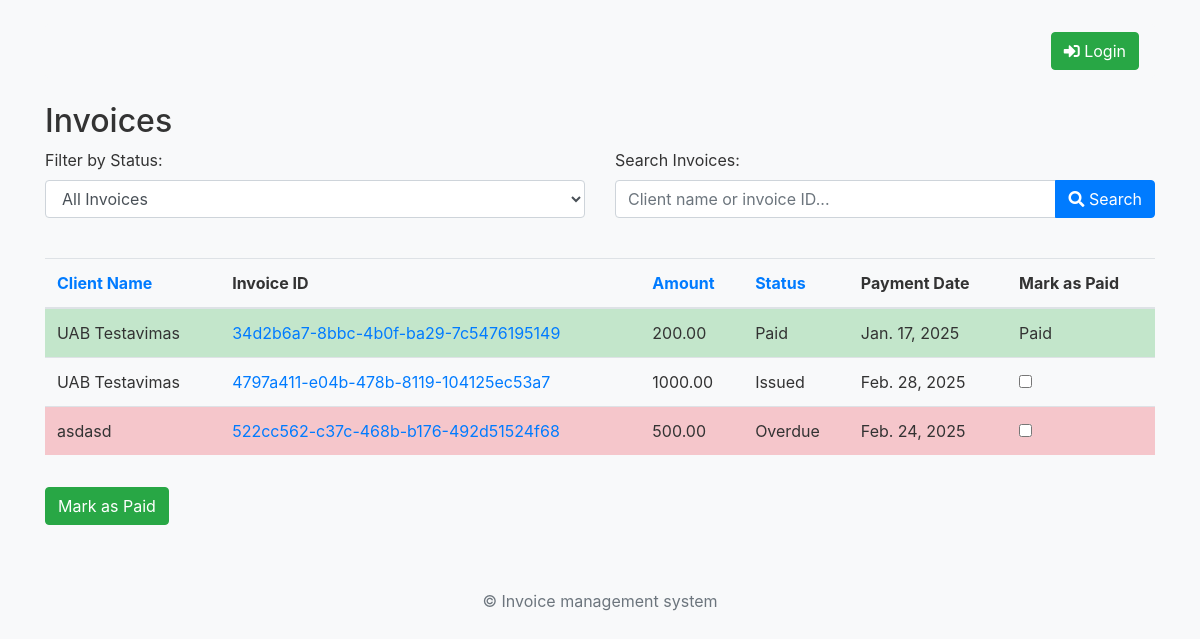
Screenshot of /invoices/ with the database file from the repository.
### invoice_management/models.py (models this page shows, shortened)
class Invoice(models.Model):
    INVOICE_STATE = [
        ('issued', 'Issued'),
        ('paid', 'Paid'),
        ('overdue', 'Overdue')
    ]
    id = models.UUIDField(primary_key=True, default=uuid.uuid4)
    client = models.ForeignKey(Client, on_delete=models.CASCADE)
    entry_date = models.DateTimeField(auto_now_add=True)
    payment_date = models.DateField('Payment Date', null=True, blank=True)
    sum = models.DecimalField('Sum', max_digits=12, decimal_places=2)
    status = models.CharField(max_length=20, choices=INVOICE_STATE, default='issued')
    reminder_sent = models.BooleanField(default=False)
    pdf_file_path = models.CharField(max_length=255, blank=True, null=True)  # To store the path of the generated PDF
    objects = models.Manager()

class Client(models.Model):
    id = models.AutoField(primary_key=True)
    name = models.CharField('Name', max_length=250)
    address = models.CharField('Address', max_length=100)
    phone_number = models.CharField('Phone Number', max_length=20)
    email = models.EmailField('Email', max_length=100)
    contact_person = models.CharField('Contact Person', max_length=100)
    account_number = models.CharField('Account Number', max_length=25)
    entry_date = models.DateTimeField(auto_now_add=True)

### invoice_management/views.py (the view, shortened to what this page needs)
# urls.py: path('invoices/', views.invoice_list, name='invoice_list'),
def invoice_list(request):
    sort_by = request.GET.get('sort', 'client')  # Default sort by client name
    status_filter = request.GET.get('status', '')
    if sort_by == 'client':
        invoices = Invoice.objects.all().order_by('client__name')  # Sort by client name
    elif sort_by == 'amount':
        invoices = Invoice.objects.all().order_by('sum')  # Sort by amount
    elif sort_by == 'status':
        invoices = Invoice.objects.all().order_by('status')  # Sort by status
    else:
        invoices = Invoice.objects.all()  # Default, no sorting
    if status_filter:
        invoices = invoices.filter(status=status_filter)
    return render(request, 'invoices_list.html', {'invoices': invoices})

### invoice_management/templates/invoices_list.html (shortened to what this page needs)
{% extends 'base.html' %}
{% load static %}
{% block content %}
<h2>Invoices</h2>
<div class="row mb-4">
    <div class="col-md-6">
        <div class="form-group">
            <label for="status-filter">Filter by Status:</label>
            <select id="status-filter" class="form-control">
                <option value="">All Invoices</option>
            </select>
        </div>
    </div>
    <div class="col-md-6">
        <div class="form-group">
            <label for="search-input">Search Invoices:</label>
            <div class="input-group">
                <input type="text" id="search-input" class="form-control" placeholder="Client name or invoice ID...">
                <div class="input-group-append">
                    <button class="btn btn-primary" type="button" id="search-button">
                        <i class="fa fa-search"></i> Search
                    </button>
                </div>
            </div>
        </div>
    </div>
</div>
<form method="POST" action="{% url 'mark_as_paid' %}" id="invoice-form">
    <table class="table table-striped" id="invoice-table">
        <thead>
        <tr>
            <th><a href="#" class="sort-link" data-sort="client">Client Name</a></th>
            <th>Invoice ID</th>
            <th><a href="#" class="sort-link" data-sort="amount">Amount</a></th>
            <th><a href="#" class="sort-link" data-sort="status">Status</a></th>
            <th>Payment Date</th>
            <th>Mark as Paid</th>
        </tr>
        </thead>
        <tbody>
        {% for invoice in invoices %}
        <tr class="{% if invoice.status == 'overdue' %}table-danger{% elif invoice.status == 'paid' %}table-success{% endif %}">
            <td>{{ invoice.client.name }}</td>
            <td>
                <a href="{% url 'invoice_detail' invoice.id %}">
                    {{ invoice.id }}
                </a>
            </td>
            <td>{{ invoice.sum }}</td>
            <td>{{ invoice.get_status_display }}</td>
            <td>{{ invoice.payment_date }}</td>
            <td>
                {% if invoice.status != 'paid' %}
                <input type="checkbox" name="invoice_ids" value="{{ invoice.id }}">
                {% else %}
                <span>Paid</span>
                {% endif %}
            </td>
        </tr>
        {% endfor %}
        </tbody>
    </table>
    <button type="submit" class="btn btn-success mt-3">Mark as Paid</button>
</form>
{% endblock %}

### invoice_management/templates/base.html (shortened to what this page needs)
<!DOCTYPE html>
<html lang="en">
<head>
    <link rel="stylesheet" href="https://stackpath.bootstrapcdn.com/bootstrap/4.1.3/css/bootstrap.min.css">
    <link rel="stylesheet" href="https://cdnjs.cloudflare.com/ajax/libs/font-awesome/5.15.3/css/all.min.css">
    {% load static %}
    <link rel="stylesheet" href="{% static 'css/styles.css' %}">
</head>
<body>
    <div class="container">
        <header class="my-4">
            <nav class="navbar navbar-expand-lg navbar-light bg-light mb-3 rounded">
                <div class="collapse navbar-collapse" id="navbarNav">
                    <div class="navbar-nav">
                        {% if user.is_authenticated %}
                            <div class="btn-group">
                                <button type="button" class="btn btn-primary dropdown-toggle" data-toggle="dropdown">
                                    <i class="fas fa-plus"></i> Create New
                                </button>
                                <div class="dropdown-menu">
                                    <a class="dropdown-item" href="{% url 'add_invoice' %}">New Invoice</a>
                                    <a class="dropdown-item" href="{% url 'add_client' %}">New Client</a>
                                </div>
                            </div>
                            <a href="{% url 'logout' %}" class="btn btn-outline-danger ml-2">
                                <i class="fas fa-sign-out-alt"></i> Logout
                            </a>
                        {% else %}
                            <a href="{% url 'login' %}" class="btn btn-success">
                                <i class="fas fa-sign-in-alt"></i> Login
                            </a>
                        {% endif %}
                    </div>
                </div>
            </nav>
        </header>
        {% block content %}{% endblock %}
    </div>
    <footer class="mt-5 p-3 text-center text-muted">
        <p>&copy; Invoice management system</p>
    </footer>
</body>
</html>

### invoice_management/static/css/styles.css (style rules this page uses)
body { background-color: #f8f9fa; color: #333; }

### rows the page displays
Invoice: client.name "UAB Testavimas", id "34d2b6a7-8bbc-4b0f-ba29-7c5476195149", sum "200.00", status "Paid", payment_date "Jan. 17, 2025"
Invoice: client.name "UAB Testavimas", id "4797a411-e04b-478b-8119-104125ec53a7", sum "1000.00", status "Issued", payment_date "Feb. 28, 2025"
Invoice: client.name "asdasd", id "522cc562-c37c-468b-b176-492d51524f68", sum "500.00", status "Overdue", payment_date "Feb. 24, 2025"
